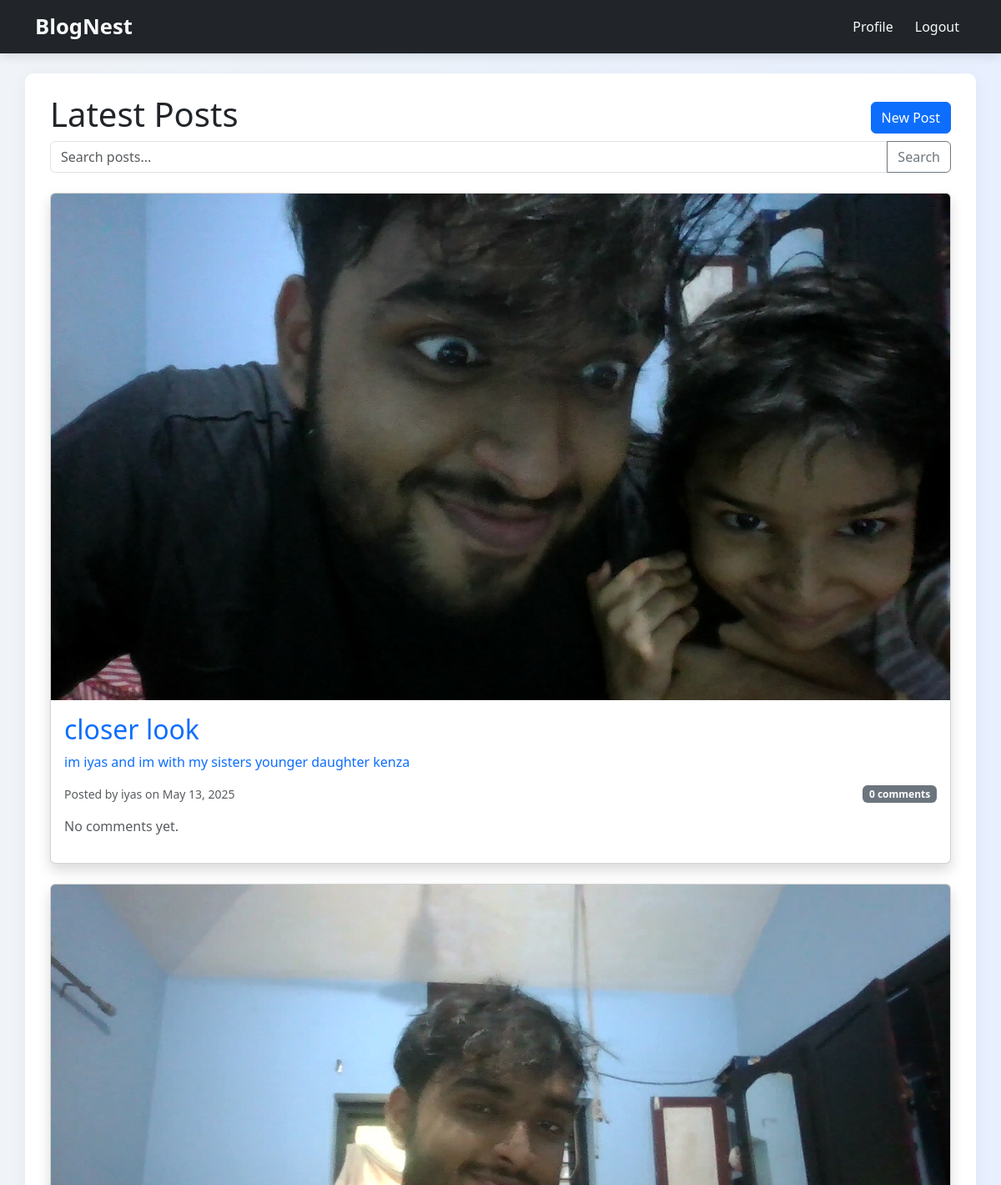
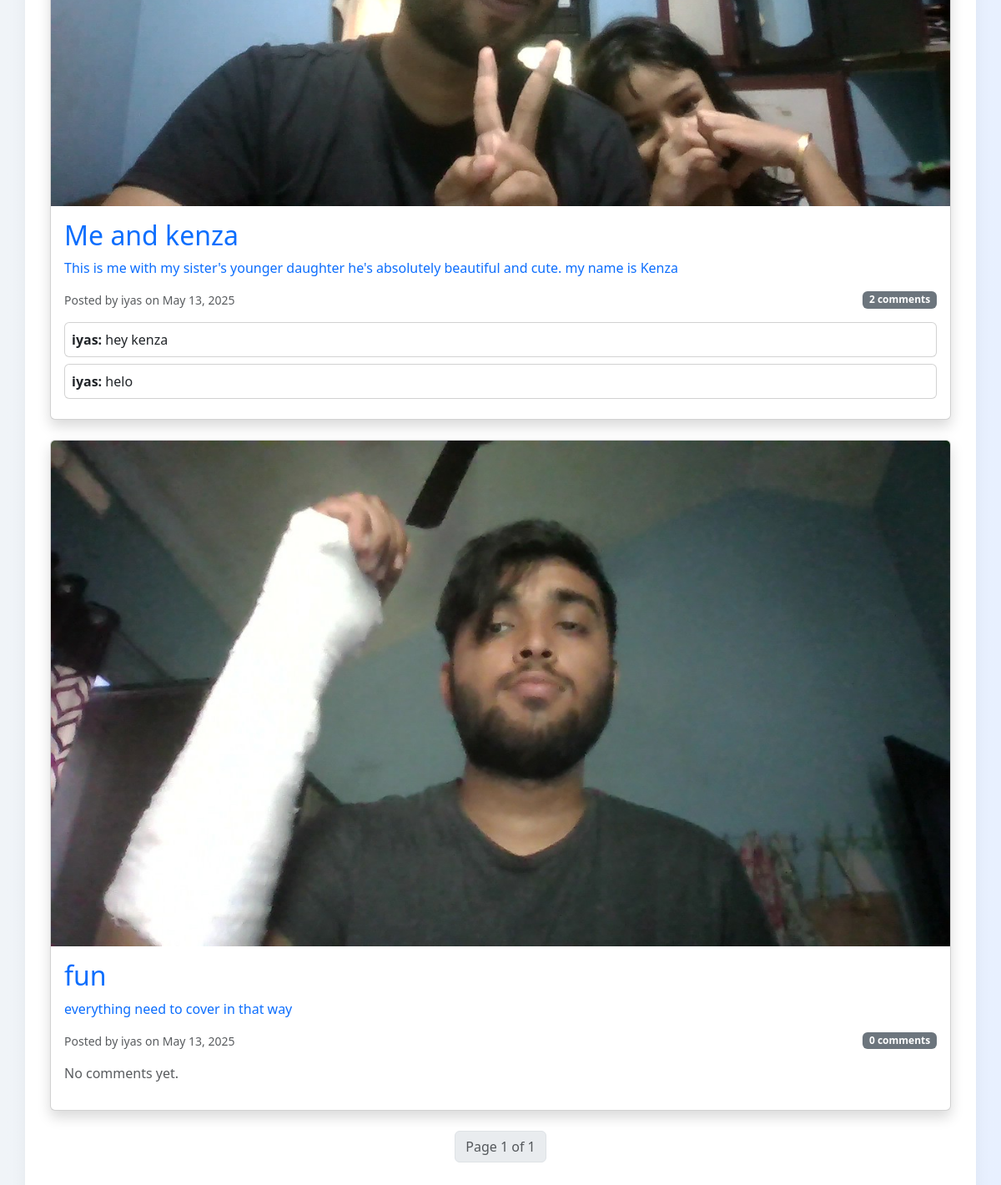
The page / (signed in) on the database its author committed (2 pictures, top to bottom).
### blog/models.py (models this page shows, shortened)
class Post(models.Model):
    author = models.ForeignKey(CustomUser, on_delete=models.CASCADE)
    title = models.CharField(max_length=200)
    content = models.TextField()
    image = models.ImageField(upload_to='posts/images/', null=True, blank=True)
    created_at = models.DateTimeField(auto_now_add=True)
    updated_at = models.DateTimeField(auto_now=True)

class Comment(models.Model):
    post = models.ForeignKey(Post, on_delete=models.CASCADE)
    author = models.ForeignKey(CustomUser, on_delete=models.CASCADE)
    content = models.TextField()
    created_at = models.DateTimeField(auto_now_add=True)
    updated_at = models.DateTimeField(auto_now=True)
    edited = models.BooleanField(default=False)  # New field

### users/models.py (models this page shows, shortened)
class CustomUser(AbstractUser):
    contact_number = models.CharField(max_length=15, blank=True, null=True)
    profile_pic = models.ImageField(
        upload_to='profile_pics/',
        null=True,
        blank=True,
        validators=[FileExtensionValidator(allowed_extensions=['jpg', 'jpeg', 'png'])]
    )

### blog/views.py (the view)
# urls.py: path('', views.post_list, name='post_list'),
@login_required
def post_list(request):
    post_list = Post.objects.all().order_by('-created_at')
    search = request.GET.get('search', '')
    if search:
        post_list = post_list.filter(title__icontains=search) | post_list.filter(content__icontains=search)
    paginator = Paginator(post_list, 5)
    page_number = request.GET.get('page')
    page_obj = paginator.get_page(page_number)
    return render(request, 'blog/post_list.html', {'page_obj': page_obj, 'search': search})

### templates/blog/post_list.html (shortened to what this page needs)
{% extends 'base.html' %}
{% load static %}
{% block content %}
<div class="mb-4">
    <div class="d-flex justify-content-between align-items-center">
        <h1>Latest Posts</h1>
        <a href="{% url 'post_create' %}" class="btn btn-primary">
             New Post
        </a>
    </div>
    <form method="get" class="mb-4">
        <div class="input-group">
            <input type="text" name="search" class="form-control" placeholder="Search posts..."
                   value="{{ request.GET.search }}">
            <button type="submit" class="btn btn-outline-secondary">Search</button>
        </div>
    </form>
    {% for post in page_obj %}
        <div class="card mb-4 shadow">
            {% if post.image %}
                <a href="{% url 'post_detail' post.id %}">
                    <img src="{{ post.image.url }}" class="card-img-top" alt="{{ post.title }}">
                </a>
            {% endif %}
            <div class="card-body">
                <h2 class="card-title">
                    <a href="{% url 'post_detail' post.id %}" class="text-decoration-none">
                        {{ post.title }}
                    </a>
                </h2>
                <p class="card-text">
                    <a href="{% url 'post_detail' post.id %}" class="text-decoration-none">
                        {{ post.content|truncatechars:200 }}
                    </a>
                </p>
                <div class="d-flex justify-content-between align-items-center">
                    <small class="text-muted">
                        Posted by {{ post.author.username }} on {{ post.created_at|date:"M d, Y" }}
                    </small>
                    <span class="badge bg-secondary">
                        {{ post.comment_set.count }} comments
                    </span>
                </div>
              <div class="mt-3">
    {% for comment in post.comment_set.all|slice:":3" %}
        <div class="card mb-2">
            <div class="card-body p-2">
                <strong>{{ comment.author.username }}:</strong> {{ comment.content|truncatechars:80 }}
            </div>
        </div>
    {% empty %}
        <p class="text-muted">No comments yet.</p>
    {% endfor %}
</div>
            </div>
        </div>
    {% endfor %}
    <nav aria-label="Page navigation">
        <ul class="pagination justify-content-center">
            <li class="page-item disabled">
                <span class="page-link">
                    Page {{ page_obj.number }} of {{ page_obj.paginator.num_pages }}
                </span>
            </li>
        </ul>
    </nav>
</div>
{% endblock %}

### templates/base.html (shortened to what this page needs)
{% load static %}
<!DOCTYPE html>
<html lang="en">
<head>
    <link href="https://cdn.jsdelivr.net/npm/bootstrap@5.3.0/dist/css/bootstrap.min.css" rel="stylesheet">
</head>
<body>
    <nav class="navbar navbar-expand-lg navbar-dark bg-dark">
        <div class="container">
            <a class="navbar-brand" href="{% url 'post_list' %}">BlogNest</a>
            <div class="collapse navbar-collapse" id="navbarNav">
                <ul class="navbar-nav ms-auto">
                    {% if user.is_authenticated %}
                        <li class="nav-item">
                            <a class="nav-link" href="{% url 'profile_edit' %}">Profile</a>
                        </li>
                        <li class="nav-item">
                            <form class="d-inline" action="{% url 'logout' %}" method="post">
                                <button type="submit" class="nav-link btn btn-link">Logout</button>
                            </form>
                        </li>
                    {% endif %}
                </ul>
            </div>
        </div>
    </nav>
    <main class="container mt-4">
        {% block content %} {% csrf_token %}{% endblock %}
    </main>
</body>
</html>

### templates/base.html (style rules this page uses)
body { font-family: 'Segoe UI', sans-serif; background: linear-gradient(to right, #f0f4f8, #e8f0ff); margin: 0; padding: 0; }
.navbar { box-shadow: 0 4px 12px rgba(0, 0, 0, 0.1); transition: background 0.3s ease; }
.navbar-brand { font-weight: 700; font-size: 1.6rem; color: #f8f9fa !important; }
.nav-link { color: #f8f9fa !important; margin-left: 10px; transition: color 0.3s ease, transform 0.3s ease; }
.btn-link { color: #f8f9fa !important; text-decoration: none; background: none; border: none; cursor: pointer; }
main.container { background: #ffffff; border-radius: 10px; padding: 25px 30px; box-shadow: 0 4px 20px rgba(0, 0, 0, 0.05); animation: fadeIn 0.6s ease-in-out; }

### rows shown on the page
Post: image (picture), title "closer look", content "im iyas and im with my sisters younger daughter kenza", author.username "iyas", created_at "May 13, 2025", comment_set.count "0"
Post: image (picture), title "Me and kenza", content "This is me with my sister's younger daughter he's absolutely beautiful and cute. my name is Kenza", author.username "iyas", created_at "May 13, 2025", comment_set.count "2"
Comment: author.username "iyas", content "hey kenza"
Comment: author.username "iyas", content "helo"
Post: image (picture), title "fun", content "everything need to cover in that way", author.username "iyas", created_at "May 13, 2025", comment_set.count "0"

### other values the page prints
{{ page_obj.number }} "1"
{{ page_obj.paginator.num_pages }} "1"
